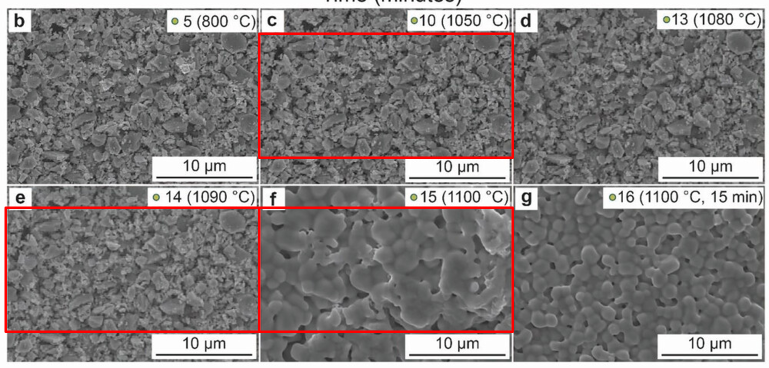
#> input picture SEM_RAW.png, 1538 x 735 px (shown at 1/2 size)
$ python sem_v4c.py   (older library calls are emulated)
#> lines starting #> are read from the running program, lines starting #| are printed output that depends on the picture; after the words box and inside, x2 and y2 are one past the last pixel; in counts of white or black regions, pixels touching at a corner belong together
"""
SEM grain analysis v4
Changes vs v3:
  Pore:  dark p8 seeds → morph_close(adaptive k) → flood-fill → closed pore mask
  Pack:  no n_target; FFT r_target = guidance only (R_MIN=0.4, R_MAX=2.0×r_target)
         circles may overlap up to 10% (OVERLAP_TOL=0.90→min_sep=0.90*(r1+r2))
         packing stops when marginal coverage gain < threshold (geometric feedback)
         radius stepping: r_max→r_min, step×0.85
"""

import cv2, numpy as np, matplotlib
matplotlib.use("TkAgg")
import matplotlib.pyplot as plt
from pathlib import Path
from scipy import ndimage as ndi
from scipy.signal import find_peaks, savgol_filter

from pathlib import Path

SCRIPT_DIR = Path(__file__).resolve().parent
IMG_PATH = SCRIPT_DIR / 'SEM_RAW.png'
OUT = SCRIPT_DIR / 'outputs'
OUT.mkdir(exist_ok=True)

PPU      = 180 / 10.0   # 18.0 px/µm
BORDER   = 3

PANELS = [
    ('c', 515,  64, 514, 255, 1050, 'gradient'),
    ('e',   9, 412, 510, 255, 1090, 'gradient'),
    ('f', 519, 412, 510, 255, 1100, 'gradient'),
]

CORRECTION    = 0.50
MIN_SEP_FRAC  = 0.90    # circles overlap allowed: centres >= 0.90*(r1+r2)
RADIUS_STEP   = 0.85    # shrink factor per radius level
COVER_THRESH  = 0.002   # stop if coverage gain < 0.2% per 30 new circles
BRIGHT_W      = 0.3

img = cv2.imread(IMG_PATH)
#> img is the input picture: shape (735, 1538, 3); mean B, G, R 124.5, 124.6, 129.3

# ═══════════════════════════════════════════════
# Step 1: Pore segmentation (seed → grow → fill)
# ═══════════════════════════════════════════════

def segment_pores(gray, valid):
    """
    A: dark p8 → morph_open (denoise) → connected-component seeds
       Discard any seed CC that does NOT form a closed enclosure
       (closed = the CC, when dilated 1px, forms a loop with no interior hole)
       Simplified criterion: keep only CCs whose convex-hull area > 10px
    B: adaptive morph_close → flood-fill each surviving seed
       Remove filled regions with area < 10px (too small to be a real pore)
    Returns: pore_mask (bool), seeds_kept (bool), k_size (int)
    """
    px   = gray[valid]
    p8   = np.percentile(px, 8)
    h, w = gray.shape

    # ── Step A: seed detection ──────────────────────────────────────────
    raw_dark = (gray <= p8) & valid
    k3 = cv2.getStructuringElement(cv2.MORPH_ELLIPSE, (3,3))
    seeds_raw = cv2.morphologyEx(
        raw_dark.astype(np.uint8), cv2.MORPH_OPEN, k3).astype(bool)

    # Label every connected component
    n_cc, cc_labels = cv2.connectedComponents(seeds_raw.astype(np.uint8))

    # Keep only CCs that can potentially enclose area:
    #   criterion: pixel count >= 6  (need at least 6 px to form a loop)
    #   AND the CC is not a single straight line
    #   Simple proxy: keep if area >= 6 px
    MIN_SEED_PX = 6
    kept_seeds = np.zeros((h, w), bool)
    for lbl in range(1, n_cc):
        mask_cc = (cc_labels == lbl)
        area = int(mask_cc.sum())
        if area >= MIN_SEED_PX:
            kept_seeds |= mask_cc

    # ── Adaptive kernel from kept seeds ────────────────────────────────
    dist_seed = ndi.distance_transform_edt(~kept_seeds)
    seed_vals = dist_seed[kept_seeds]
    if len(seed_vals) > 0:
        median_r = float(np.median(seed_vals[seed_vals < 50]))
    else:
        median_r = 3.0
    k_size = max(5, int(median_r * 3) | 1)

    # ── Step B: grow → fill → filter by enclosed area ──────────────────
    k_grow = cv2.getStructuringElement(cv2.MORPH_ELLIPSE, (k_size, k_size))
    pore_closed = cv2.morphologyEx(
        kept_seeds.astype(np.uint8), cv2.MORPH_CLOSE, k_grow)

    # Flood-fill to make solid
    pore_filled = ndi.binary_fill_holes(pore_closed.astype(bool))

    # Label filled regions and remove those with area < 10px
    MIN_PORE_AREA = 10
    n_filled, filled_labels = cv2.connectedComponents(
        pore_filled.astype(np.uint8))
    pore_mask = np.zeros((h, w), bool)
    for lbl in range(1, n_filled):
        region = (filled_labels == lbl)
        if int(region.sum()) >= MIN_PORE_AREA:
            pore_mask |= region

    pore_mask &= valid

    return pore_mask, kept_seeds, k_size

# ═══════════════════════════════════════════════
# Step 2: Auto boundary (pore outline + bright edges)
# ═══════════════════════════════════════════════

def make_boundary(gray, valid, pore_mask):
    """
    Boundary = pore outline (morphological gradient of pore_mask)
             + Canny of top-3% bright pixels (grain boundary highlights)
    """
    px  = gray[valid]
    k3  = cv2.getStructuringElement(cv2.MORPH_ELLIPSE, (3,3))
    k1  = cv2.getStructuringElement(cv2.MORPH_ELLIPSE, (1,1))

    # Pore outline: dilate(pore) XOR pore
    pore_u8  = pore_mask.astype(np.uint8)
    dilated  = cv2.dilate(pore_u8, k3)
    pore_outline = (dilated - pore_u8).astype(bool) & valid

    # Bright Canny
    bt    = np.percentile(px, 97)
    canny = cv2.Canny((gray >= bt).astype(np.uint8)*255, 50, 150)
    bright_bnd = (canny > 0) & valid

    bnd = (pore_mask | pore_outline | bright_bnd) & valid
    return bnd

# ═══════════════════════════════════════════════
# Step 3: FFT (gradient magnitude, grain spacing)
# ═══════════════════════════════════════════════

def fft_gradient(gray, valid, ppu):
    h, w = gray.shape
    blur = cv2.GaussianBlur(gray, (5,5), 0)
    gx   = cv2.Sobel(blur, cv2.CV_64F, 1, 0, ksize=3)
    gy   = cv2.Sobel(blur, cv2.CV_64F, 0, 1, ksize=3)
    grad = np.sqrt(gx**2+gy**2).astype(np.float32)
    grad[~valid] = 0; grad -= grad[valid].mean()

    H = int(2**np.ceil(np.log2(h)))
    W = int(2**np.ceil(np.log2(w)))
    pad = np.zeros((H,W), np.float32); pad[:h,:w] = grad
    pad *= np.hanning(H).reshape(-1,1) * np.hanning(W).reshape(1,-1)
    Fs   = np.fft.fftshift(np.fft.fft2(pad))
    PS_g = np.abs(Fs)**2

    cy, cx = H//2, W//2
    yi, xi = np.indices((H,W))
    r      = np.sqrt((yi-cy)**2+(xi-cx)**2).astype(int)
    r_max  = min(H,W)//2
    rpow   = np.bincount(r.ravel(), weights=PS_g.ravel(), minlength=r_max+1)
    rcnt   = np.bincount(r.ravel(), minlength=r_max+1).clip(1)
    rp     = rpow[:r_max] / rcnt[:r_max]
    freq   = np.arange(r_max) * ppu / W

    mask   = (freq >= 0.05) & (freq <= 1/0.8)
    fm, pm = freq[mask], rp[mask]
    n = len(pm); win = min(11, n if n%2==1 else n-1); win = max(win, 3)
    pm_sm  = savgol_filter(pm, win, min(2,win-1)) if n>4 else pm
    pm_sm  = np.maximum(pm_sm, 0)
    peaks, props = find_peaks(pm_sm, prominence=pm_sm.max()*0.01, distance=2)

    if len(peaks):
        best   = peaks[np.argmax(props['prominences'])]
        f_peak = fm[best]
    else:
        f_peak = fm[np.argmax(pm_sm)]

    d_fft    = 1.0 / f_peak
    r_pk_px  = f_peak * W / ppu

    # Bandpass on gray
    img_ = gray.astype(np.float32)
    img_[~valid] = img_[valid].mean(); img_ -= img_[valid].mean()
    img_ *= np.hanning(h).reshape(-1,1) * np.hanning(w).reshape(1,-1)
    pad2 = np.zeros((H,W),np.float32); pad2[:h,:w] = img_
    Fs2  = np.fft.fftshift(np.fft.fft2(pad2))
    r_all= np.sqrt((yi-cy)**2+(xi-cx)**2)
    bp   = np.where((r_all>=r_pk_px*0.4)&(r_all<=r_pk_px*2.5), Fs2, 0+0j)
    bp_img = np.fft.ifft2(np.fft.ifftshift(bp)).real[:h,:w]
    bp_img -= bp_img.min()
    if bp_img.max()>0: bp_img = bp_img/bp_img.max()*255
    bp_img[~valid] = 0

    return d_fft, r_pk_px, bp_img, H, W

# ═══════════════════════════════════════════════
# Step 4: Radius-stepping greedy pack
#   - No n_target: pack as many as geometry allows
#   - FFT r_target is guidance: R_MIN=0.4×, R_MAX=2.0×
#   - Overlap: centres >= MIN_SEP_FRAC*(r1+r2)  (10% overlap allowed)
#   - Stopping: geometric feedback (coverage gain < COVER_THRESH)
# ═══════════════════════════════════════════════

def greedy_pack_v4(dist, forbidden, r_guidance_px):
    """
    Radius-stepping packing:
      r_start = min(dist.max(), r_guidance_px * 2.0)
      r_stop  = max(1.5px, r_guidance_px * 0.4)
      step    = × RADIUS_STEP each level
    No n_target; stops when coverage gain saturates.
    """
    grain_area = float((~forbidden).sum())
    if grain_area == 0:
        return []

    r_start = min(float(dist.max()), r_guidance_px * 2.0)
    r_stop  = max(1.5, r_guidance_px * 0.4)
    r_stop  = min(r_stop, r_start * 0.95)

    cx_a = np.empty(0, np.float32)
    cy_a = np.empty(0, np.float32)
    r_a  = np.empty(0, np.float32)
    placed = []
    covered = 0.0   # approximate covered area (sum of π r²)
    stall   = 0

    r_cur = r_start
    while r_cur >= r_stop:
        ys, xs = np.where(dist >= r_cur)
        if not len(ys):
            r_cur *= RADIUS_STEP; continue

        # Sort: boundary-tangent first (smallest dist = closest to pore/boundary)
        proximity = dist[ys, xs]
        score = proximity - BRIGHT_W * (proximity / (dist.max()+1e-6))
        order = np.argsort(score)          # ascending: boundary-tangent first
        ys, xs = ys[order], xs[order]

        n_placed_this_level = 0
        for cy, cx in zip(ys.tolist(), xs.tolist()):
            r = float(dist[cy, cx])
            r = min(r, r_cur * 1.05)      # allow slight size variation
            if r < r_stop: continue

            if len(cx_a):
                d2 = (cx-cx_a)**2 + (cy-cy_a)**2
                min_sep = MIN_SEP_FRAC * (r + r_a)
                if np.any(d2 < min_sep**2):
                    continue

            placed.append((cx, cy, r))
            cx_a = np.append(cx_a, cx)
            cy_a = np.append(cy_a, cy)
            r_a  = np.append(r_a,  r)
            covered += np.pi * r**2
            n_placed_this_level += 1

        # Coverage feedback: if gain this level tiny, start counting stalls
        gain = (np.pi * r_cur**2 * n_placed_this_level) / (grain_area + 1e-6)
        if gain < COVER_THRESH:
            stall += 1
        else:
            stall = 0
        if stall >= 4:     # 4 consecutive low-gain levels → stop
            break

        r_cur *= RADIUS_STEP

    return placed

# ═══════════════════════════════════════════════
# Main
# ═══════════════════════════════════════════════

def vm(h, w):
    m = np.ones((h,w), bool)
    m[:BORDER,:]=False; m[-BORDER:,:]=False
    m[:,:BORDER]=False; m[:,-BORDER:]=False
    return m

BOUND_RGB = np.array([45, 82, 160], np.float32)
PORE_RGB  = np.array([180, 60, 200], np.float32)   # purple = pore fill
results   = {}

print(f"{'Tag':>4}  {'T':>6}  {'k_pore':>7}  {'d_fft':>7}  "
      f"{'r_guid':>7}  {'N':>5}  {'d50':>7}  {'mean':>7}  {'cov%':>6}")
print("-"*78)

for tag,x,y,w,h,temp,fft_mode in PANELS:
    crop  = img[y:y+h, x:x+w].copy()
    gray  = cv2.cvtColor(crop, cv2.COLOR_BGR2GRAY)
    hh,ww = gray.shape
    v     = vm(hh, ww)

    # Pore segmentation
    pore_mask, pore_seeds, k_size = segment_pores(gray, v)

    # Boundary from pore outline + bright edges
    bnd  = make_boundary(gray, v, pore_mask)
    forb = (~v) | bnd
    dist = ndi.distance_transform_edt((~forb).astype(np.uint8))

    # FFT guidance
    d_fft, r_pk, bp_img, H, W = fft_gradient(gray, v, PPU)

    # r_guidance: FFT primary, fallback to dist.max
    r_guidance = d_fft * CORRECTION / 2 * PPU
    if r_guidance < dist.max() * 0.35:
        r_guidance = dist.max()
        r_src = 'dist.max'
    else:
        r_src = 'FFT'

    # Greedy packing v4
    circs = greedy_pack_v4(dist, forb, r_guidance)
    d_um  = np.array([2*r/PPU for _,_,r in circs])
    d50   = float(np.median(d_um)) if len(d_um) else 0
    mean  = float(d_um.mean())     if len(d_um) else 0
    grain_area = float((~forb).sum())
    cov   = sum(np.pi*r**2 for _,_,r in circs) / (grain_area+1e-6) * 100

    results[tag] = dict(
        crop=crop, bnd=bnd, pore_mask=pore_mask, pore_seeds=pore_seeds,
        circs=circs, d_um=d_um, bp_img=bp_img,
        d_fft=d_fft, r_guidance=r_guidance, r_src=r_src,
        H=H, W=W, temp=temp, k_size=k_size, cov=cov)

    print(f"  {tag:>2}  {temp:>6}  {k_size:>7}  {d_fft:>7.3f}  "
          f"{r_guidance/PPU:>7.3f}  {len(circs):>5}  "
          f"{d50:>7.3f}  {mean:>7.3f}  {cov:>6.1f}%  [{r_src}]")
#> this loop made 3 passes
#> (p8 in segment_pores, n_cc in segment_pores, bt in make_boundary, n in fft_gradient, peaks in fft_gradient, best in fft_gradient, f_peak in fft_gradient, d_fft) on passes 1 to 3: (69, 286, 147, 69, [37], 37, 0.703, 1.42), (76, 222, 148, 34, [6], 6, 0.281, 3.56), (79, 70, 141, 34, [10], 10, 0.422, 2.37)
#|    c    1050        5    1.422    1.067    103    1.117    1.177    34.8%  [dist.max]
#|    e    1090        5    3.556    0.889    155    1.000    1.152    52.3%  [FFT]
#|    f    1100        5    2.370    2.187     30    2.288    2.475    44.8%  [dist.max]
#> pass 1, in segment_pores, `raw_dark = (gray <= p8) & valid`:
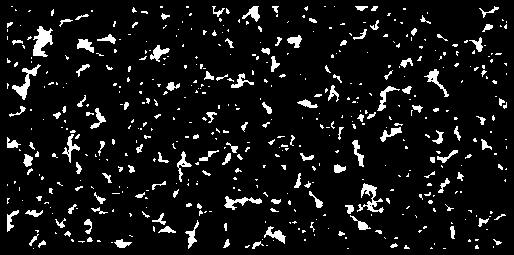
#> raw_dark: shape (255, 514) bool; 7.9% white; 515 white regions (385 under 20 px), largest, box (x1, y1, x2, y2) and area: (33, 26, 53, 57) 357, (357, 183, 384, 213) 282, (12, 64, 41, 100) 274
#> after the loop:
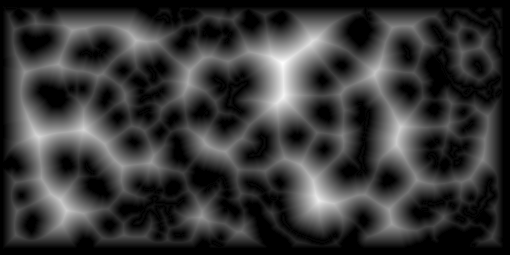
#> dist: shape (255, 510) float64; min 0, max 39.36, mean 8.7; drawn with min black and max white
#> after the loop:
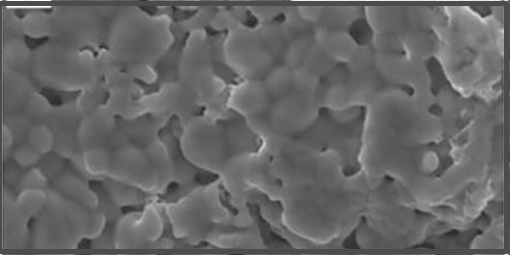
#> gray: shape (255, 510); min 34, max 255, mean 102.4
#> after the loop, results = 3 items

# ── Figure ─────────────────────────────────────────────────────────────
import matplotlib as mpl
mpl.rc('font', family='Liberation Sans', size=14)

fig, axes = plt.subplots(3, 2, figsize=(11, 12))
fig.subplots_adjust(left=0.08, right=0.98, top=0.97,
                    bottom=0.04, hspace=0.06, wspace=0.04)

col_labels = ['FFT Bandpass', 'SEM Circles']
for j, lbl in enumerate(col_labels):
    axes[0,j].set_title(lbl, fontsize=14, fontfamily='Liberation Sans',
                         fontweight='bold', pad=4)

panel_temps = {'c': 1050, 'e': 1090, 'f': 1100}

for ri, tag in enumerate(['c','e','f']):
    r   = results[tag]
    d   = r['d_um']
    d50 = float(np.median(d)) if len(d) else 0
    mn  = float(d.mean())     if len(d) else 0

    # Left: bandpass
    bp  = r['bp_img'].clip(0,255).astype(np.uint8)
    bpc = cv2.applyColorMap(bp, cv2.COLORMAP_VIRIDIS)
    bpr = cv2.cvtColor(bpc, cv2.COLOR_BGR2RGB)
    axes[ri,0].imshow(bpr)
    axes[ri,0].set_ylabel(f"{r['temp']} °C",
                           fontsize=14, fontfamily='Liberation Sans',
                           fontweight='bold', labelpad=4)
    axes[ri,0].set_xlabel(
        f"d = {r['d_fft']:.2f} µm",
        fontsize=14, fontfamily='Liberation Sans', labelpad=3)
    axes[ri,0].tick_params(left=False, bottom=False,
                            labelleft=False, labelbottom=False)
    for sp in axes[ri,0].spines.values():
        sp.set_linewidth(0.5)

    # Right: SEM + pore + circles
    ov = cv2.cvtColor(r['crop'], cv2.COLOR_BGR2RGB).astype(np.float32)
    ov[r['pore_mask']] = ov[r['pore_mask']]*0.25 + PORE_RGB*0.75
    ov[r['bnd'] & ~r['pore_mask']] = (
        ov[r['bnd'] & ~r['pore_mask']]*0.35 + BOUND_RGB*0.65)
    ov = ov.clip(0,255).astype(np.uint8)

    rv  = [rr for _,_,rr in r['circs']]
    lo, hi = (min(rv),max(rv)) if rv else (1,2)
    for cx,cy,rr in r['circs']:
        norm = (rr-lo)/max(hi-lo,1e-6)
        col  = [int(c*255) for c in plt.cm.RdYlGn(1-norm)[:3]]
        cv2.circle(ov,(int(cx),int(cy)),max(1,int(rr)),col,1,cv2.LINE_AA)
        cv2.circle(ov,(int(cx),int(cy)),2,(255,255,255),-1)

    axes[ri,1].imshow(ov)
    axes[ri,1].set_xlabel(
        f"N = {len(d)}    d50 = {d50:.2f} µm    mean = {mn:.2f} µm",
        fontsize=14, fontfamily='Liberation Sans', labelpad=3)
    axes[ri,1].tick_params(left=False, bottom=False,
                            labelleft=False, labelbottom=False)
    for sp in axes[ri,1].spines.values():
        sp.set_linewidth(0.5)
#> this loop made 3 passes
#> (d50, mn, lo, hi) on passes 1 to 3: (1.12, 1.18, 8.54, 19.21), (1, 1.15, 7.62, 23.43), (2.29, 2.47, 17.46, 39.36)
#> pass 1, `ov = cv2.cvtColor(r['crop'], cv2.COLOR_BGR2RGB).astype(np.float32)`:
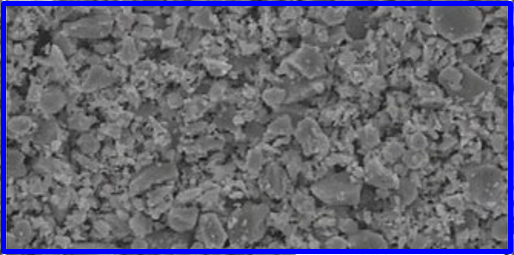
#> ov: shape (255, 514, 3) float32; mean of channels 0, 1, 2 115, 100.4, 100.4; drawn as B, G, R
#> after the loop:
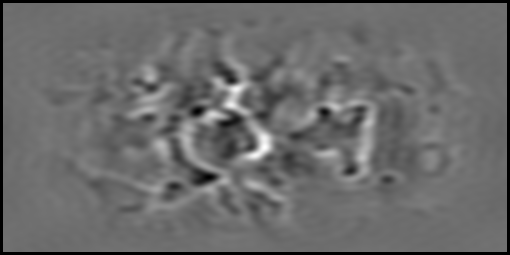
#> bp: shape (255, 510); min 0, max 255, mean 106.2
#> after the loop:
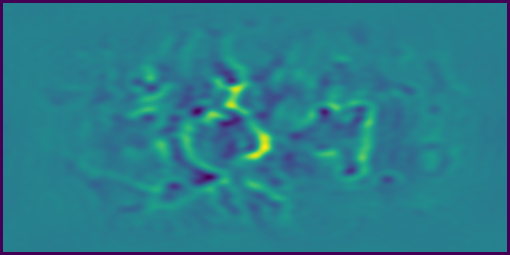
#> bpc: shape (255, 510, 3); mean B, G, R 138.9, 123.2, 41.1

print('\nDisplaying result... (close window to save)')
plt.show()  # ← 加这一行
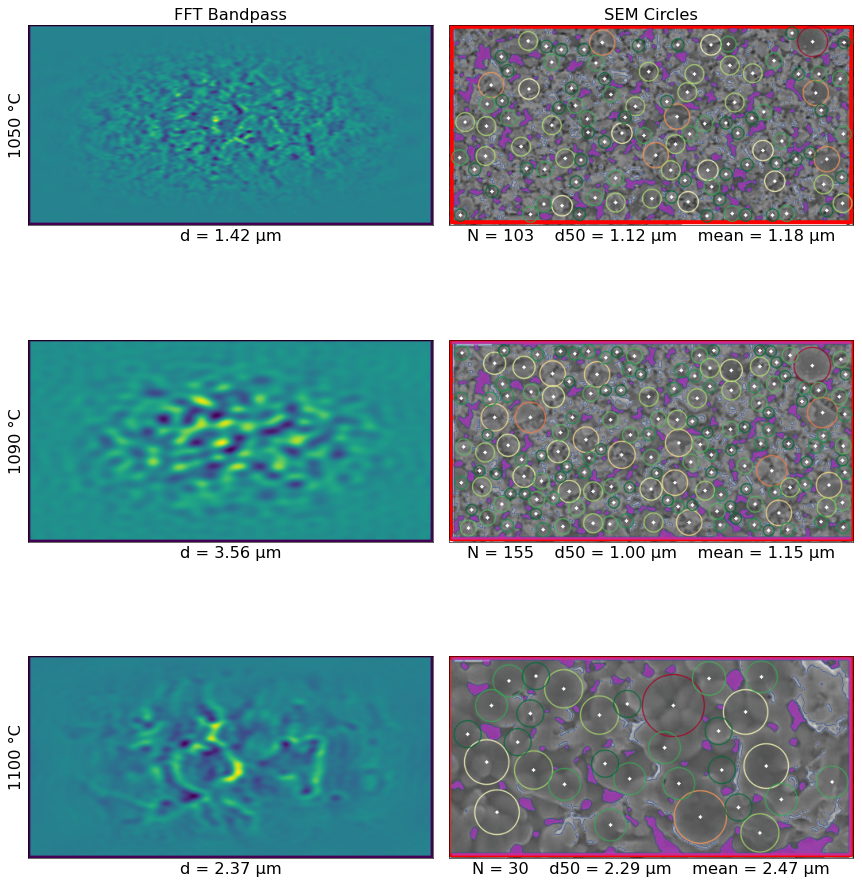
#> figure drawn by matplotlib, 6 panels

fig.savefig(str(OUT/'sem_v4_result.jpg'), dpi=350, bbox_inches='tight')
print('\nSaved: sem_result.jpg')
